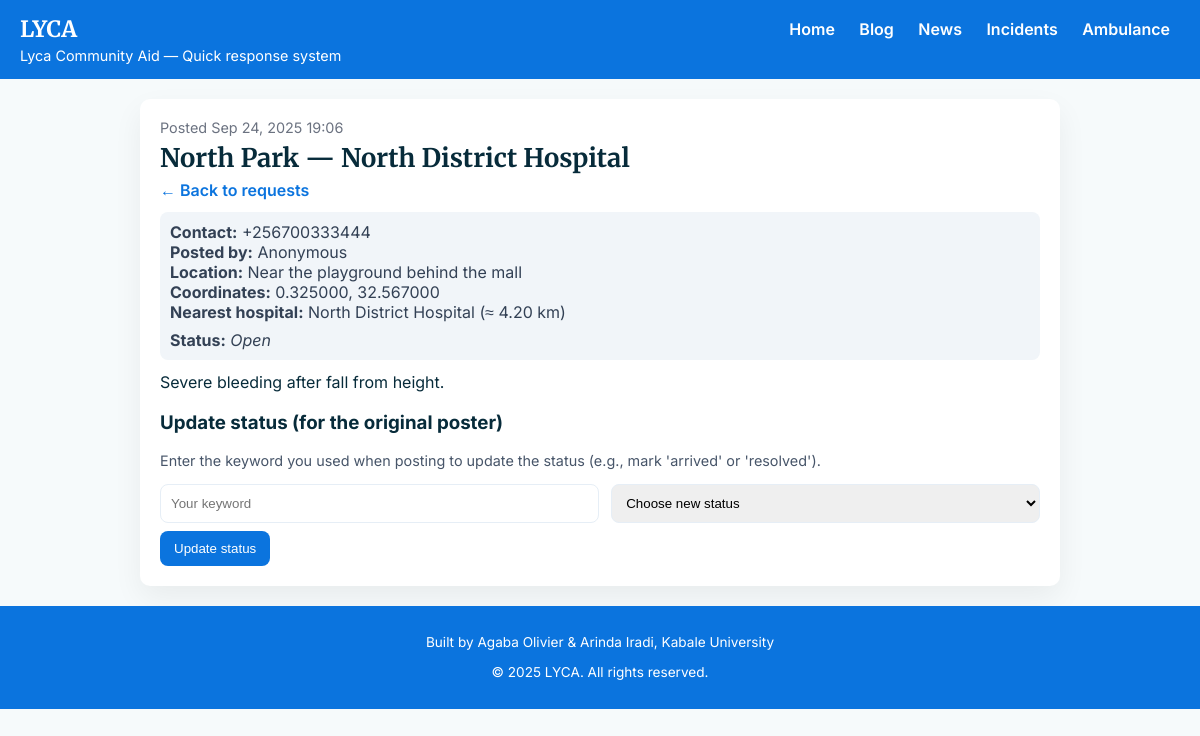
Screenshot of /ambulance_request.php?slug=north-park-req with the database file from the repository.
### tables this page shows
CREATE TABLE `ambulance_requests` (
  `id` int(10) UNSIGNED NOT NULL,
  `slug` varchar(255) NOT NULL,
  `requester_name` varchar(255) DEFAULT NULL,
  `is_anonymous` tinyint(1) NOT NULL DEFAULT 0,
  `phone` varchar(64) NOT NULL,
  `area` varchar(512) DEFAULT NULL COMMENT 'Human-readable area / neighborhood',
  `location_text` varchar(512) DEFAULT NULL COMMENT 'Address or landmark',
  `latitude` decimal(9,6) DEFAULT NULL,
  `longitude` decimal(9,6) DEFAULT NULL,
  `nearest_hospital` varchar(255) DEFAULT NULL,
  `distance_km` decimal(6,2) DEFAULT NULL COMMENT 'Approx distance in kilometres',
  `description` text DEFAULT NULL,
  `status` enum('open','enroute','arrived','resolved','cancelled') NOT NULL DEFAULT 'open',
  `assigned_to` varchar(255) DEFAULT NULL COMMENT 'Optional: ambulance operator name/phone/identifier',
  `secret_key_hash` varchar(255) NOT NULL COMMENT 'Password-hash of the poster keyword used to update status',
  `posted_at` datetime NOT NULL DEFAULT current_timestamp(),
  `updated_at` timestamp NOT NULL DEFAULT current_timestamp() ON UPDATE current_timestamp(),
  `is_public` tinyint(1) NOT NULL DEFAULT 1
);

### ambulance_request.php (the view, shortened to what this page needs)
<?php
require __DIR__ . '/db.php';
function esc($s){ return htmlspecialchars($s ?? '', ENT_QUOTES|ENT_SUBSTITUTE, 'UTF-8'); }
$slug = $_GET['slug'] ?? '';
$stmt = $pdo->prepare("SELECT * FROM ambulance_requests WHERE slug = ? AND is_public = 1 LIMIT 1");
$stmt->execute([$slug]);
$req = $stmt->fetch();
?>
<!doctype html>
<html lang="en">
<head>
</head>
<body>
  <header>
    <div class="nav">
      <div class="brand">LYCA</div>
      <nav>
        <a href="index.php">Home</a>
        <a href="blog_index.php">Blog</a>
        <a href="news_index.php">News</a>
        <a href="incidents_index.php">Incidents</a>
        <a href="ambulance_index.php">Ambulance</a>
      </nav>
    </div>
    <div style="font-size:0.9rem;margin-top:4px">Lyca Community Aid — Quick response system</div>
  </header>
  <div class="container">
    <div class="meta">Posted <?= esc(date('M j, Y H:i', strtotime($req['posted_at']))) ?></div>
    <h1 class="title"><?= esc($req['area']) ?> — <?= $req['nearest_hospital'] ? esc($req['nearest_hospital']) : '' ?></h1>
    <div><a href="ambulance_index.php" style="color:#0b74de;text-decoration:none;font-weight:600">← Back to requests</a></div>
    <div class="info">
      <div><strong>Contact:</strong> <?= esc($req['phone']) ?></div>
      <div><strong>Posted by:</strong> <?= $req['is_anonymous'] ? 'Anonymous' : esc($req['requester_name'] ?? 'Anonymous') ?></div>
      <?php if ($req['location_text']): ?><div><strong>Location:</strong> <?= esc($req['location_text']) ?></div><?php endif; ?>
      <?php if ($req['latitude'] && $req['longitude']): ?><div><strong>Coordinates:</strong> <?= esc($req['latitude']) ?>, <?= esc($req['longitude']) ?></div><?php endif; ?>
      <?php if ($req['nearest_hospital']): ?><div><strong>Nearest hospital:</strong> <?= esc($req['nearest_hospital']) ?> (≈ <?= esc($req['distance_km']) ?> km)</div><?php endif; ?>
      <div style="margin-top:8px"><strong>Status:</strong> <em><?= esc(ucfirst($req['status'])) ?></em></div>
    </div>
    <div class="content"><?= nl2br(esc($req['description'])) ?></div>
    <section style="margin-top:18px">
      <h3>Update status (for the original poster)</h3>
      <p class="note">Enter the keyword you used when posting to update the status (e.g., mark 'arrived' or 'resolved').</p>
      <form method="post" action="ambulance_request.php?slug=<?= urlencode($req['slug']) ?>">
        <div class="form-row">
          <input name="keyword" class="input" placeholder="Your keyword" required>
          <select name="new_status" class="input" required>
            <option value="">Choose new status</option>
          </select>
        </div>
        <div>
          <button class="btn" type="submit">Update status</button>
        </div>
      </form>
    </section>
  </div>
  <footer>
    <p>Built by Agaba Olivier &amp; Arinda Iradi, Kabale University</p>
    <p>&copy; <?= date('Y') ?> LYCA. All rights reserved.</p>
  </footer>
</body>
</html>

### ambulance_request.php (style rules this page uses)
body { font-family:Inter,system-ui,Arial;margin:0;background:#f6fafb;color:#072b3a }
header,footer { background:#0b74de;color:white;padding:15px 20px }
header .nav { display:flex;align-items:center;justify-content:space-between }
header .nav a { color:white;text-decoration:none;margin:0 10px;font-weight:600 }
header .brand { font-family:Merriweather,serif;font-size:1.4rem;font-weight:bold }
.container { max-width:880px;margin:20px auto;background:white;padding:20px;border-radius:10px;box-shadow:0 12px 30px rgba(2,6,23,0.06) }
.title { font-family:Merriweather,serif;font-size:1.6rem;margin:6px 0 }
.meta { color:#6b7280;font-size:0.9rem }
.info { background:#f1f5f9;border-radius:8px;padding:10px;margin:12px 0;color:#334155 }
.form-row { display:flex;gap:12px;margin-bottom:8px }
.input,textarea,select { width:100%;padding:10px;border-radius:8px;border:1px solid #e6eef6 }
.btn { background:#0b74de;color:white;padding:10px 14px;border-radius:8px;border:0;cursor:pointer }
.note { font-size:0.9rem;color:#475569;margin-top:8px }
footer { text-align:center;font-size:0.85rem }

### rows the page displays
ambulance_requests: posted_at "Sep 24, 2025 19:06", area "North Park", nearest_hospital "North District Hospital", phone "+256700333444", location_text "Near the playground behind the mall", latitude "0.325000", longitude "32.567000", distance_km "4.20", status "Open", description "Severe bleeding after fall from height."
